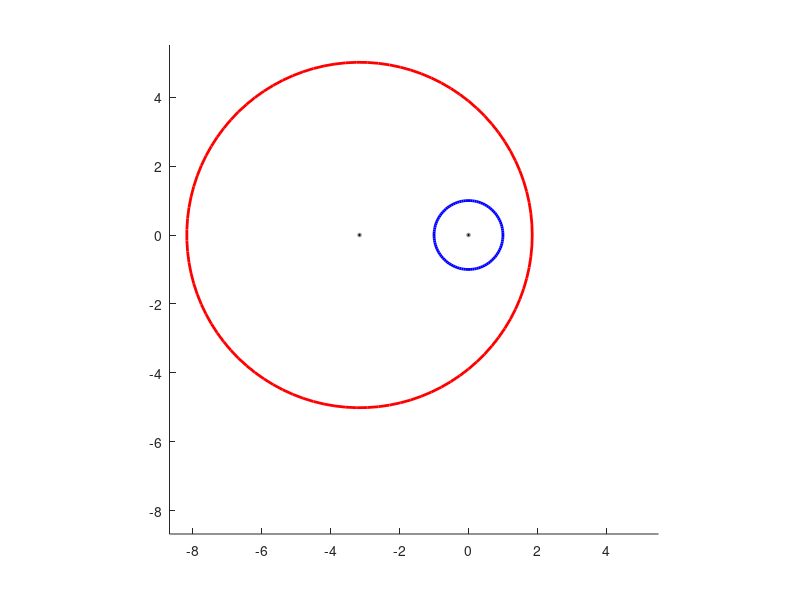
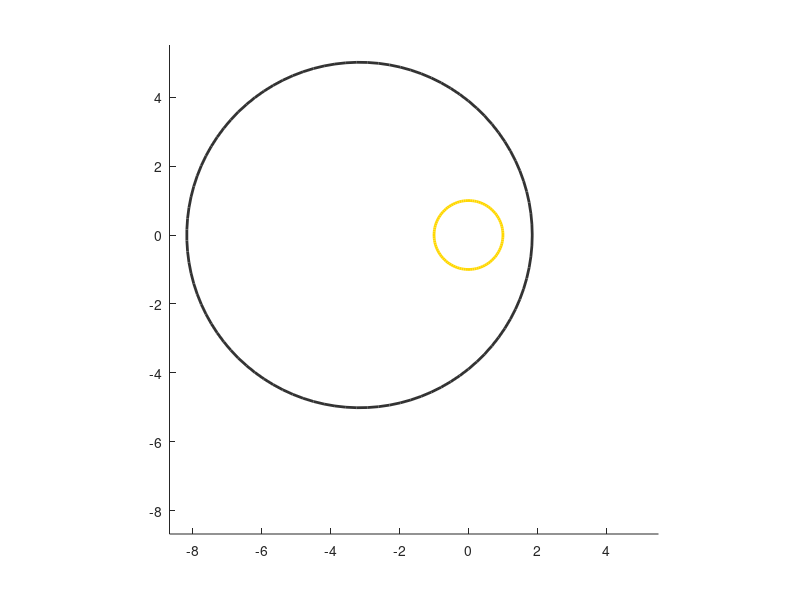

The MATLAB source for these figures, in order: (Note: this script raises an error after producing the figures.)
%2017-03-28, EL: generates Fig. 6A-B. Fig. 6-fig. sup. 1
% dependencies: stepDL.m, stepLD.m
% uses arrow.m and export_fig.m from FileExchange

close all;
clear all;

%export
TOEXP = 0;

%what is the radius of the night circle? how far apart are the circles? 
R=10^[0.7];
X=10^[0.5];

%at what angles (in degrees) do you want to draw L and D steps?
%NOTE: do not set theta==0 here. 360 is OK. 
thetaSteps = [1 60:60:360]; %in degrees

%colors of day/night circles and arrows
nightCol = [0.2 0.2 0.2];
dayCol = [255 215 0]./255;
arrowCol = 'r';

% day limit cycle is centered at the origin and has unit radius
xL = 0;
yL = 0;
rL = 1;
% WLOG, night limit cycle has radius R and is displaced along the x-axis X
xD = -X;
yD = 0;
rD = R;

% simulation parameters
deltaTheta = 89;  %degrees; MJR has 14
Lstep = zeros(length(1:deltaTheta:360),2);
Dstep = zeros(length(1:deltaTheta:360),2);

%% simulate D step function
fLD_only = figure();
% boxmin = min(-rL*1.1+xL,-rD*1.1+xD);
% boxmax = max(max(xL+rL*1.1,xD + rD*1.1), max(rL,rD)*1.1);

%set axis limits
minX = min(-rL*1.1+xL,-rD*1.1+xD);
minY = min(-rL*1.1, -rD*1.1);
boxmin = min(minX, minY);

maxX = max(rL*1.1+xL,rD*1.1+xD);
maxY = max(1.1*[rL, rD]);
boxmax = max(maxX, maxY);

axis([boxmin boxmax boxmin boxmax]); 

axis square
hold on
viscircles([xL yL], rL * 1, 'edgecolor', 'b');
%viscircles([xL yL], rL * .95, 'color','w');
viscircles([xD yD], rD * 1, 'edgecolor','r');
%viscircles([xD yD], rD * .95, 'color','w');
%viscircles([xL yL], rL * .95, 'color','w');
viscircles([xL yL], rL * 0.025,'edgecolor','k'); %draw center dots
viscircles([xD yD], rL * 0.025,'edgecolor','k');
hold off

%%
fLtoD_arrows = figure();
axis([boxmin boxmax boxmin boxmax]); 
axis equal
hold on
viscircles([xL yL], rL * 1, 'edgecolor', dayCol);
%viscircles([xL yL], rL * .95, 'color','w');
viscircles([xD yD], rD * 1, 'edgecolor',nightCol);
%viscircles([xD yD], rD * .95, 'color','w');

i = 1;
for theta=thetaSteps
    % calculate initial point on day limit cycle
    x0 = xL + rL * cos(theta*2*pi/360);
    y0 = yL + rL * sin(theta*2*pi/360);
    
    % assuming instantaneous attraction to dark limit cycle, find new angle
    xjump = x0 - xD; %center of D circle is (xD, 0)
    yjump = y0;
    
    if abs(yjump) > 0
       newTheta = atand(yjump/xjump);
       xf1 = xD + rD * cos(newTheta*2*pi/360);
       yf1 = yD + rD * sin(newTheta*2*pi/360);
       xf2 = xD - rD * cos(newTheta*2*pi/360);
       yf2 = yD - rD * sin(newTheta*2*pi/360); 
       % i'm too lazy to figure out a good way to decide which branch of
       % arctangent should be used, so just test which is closest to the
       % original point.
       dist1 = (xf1 - x0)^2 + (yf1 - y0)^2;
       dist2 = (xf2 - x0)^2 + (yf2 - y0)^2;
       
       if dist1 < dist2
          xf = xf1;
          yf = yf1;
       else
          xf = xf2;
          yf = yf2;
          if newTheta > 0
             newTheta = newTheta + 180;
          else
             newTheta = newTheta - 180;
          end
          
       end
       
       Dstep(i,1) = theta;
       Dstep(i,2) = newTheta - theta;
       if Dstep(i,2) < -180
           Dstep(i,2) = Dstep(i,2) + 360;
       end
        if Dstep(i,2) > 180
           Dstep(i,2) = Dstep(i,2) - 360;
       end
      
       %plot jump
       %line([x0 xf], [y0 yf]);
       arrow([x0 y0], [xf yf], ...
           'Length', 10,'Width',0.5,...
           'baseangle',75,'tipangle',10,...
           'color',arrowCol,'linewidth',0.5);
    end
    
    %only increment if took a step
    i = i + 1;
end

%delete last row if didn't get to it b/c deltaTheta doesn't divide into 360
if Dstep(end,1) < Dstep(end-1,1)
    Dstep(end,:) = [];
end
hold off

grid off;
axis off;
set(gca,'color','w');
figSize=[0 0 2*3.25 2*2.1];
figName=['_R' num2str(log10(R)) '_X' num2str(log10(X))];
set(fLtoD_arrows,'units','inches','color','w','position',figSize);

if TOEXP == 1
export_fig([getDate('yyyy-mm-dd') figName '_arrowsLD_' getDate('HH.MM.SS') '.pdf'], '-cmyk',...
    '-painters',fLtoD_arrows);
end

%% repeat for the L step (arrows are off)
fDtoL_arrows = figure();
% %set axis limits
% minX = min(-rL*1.1+xL,-rD*1.1+xD);
% minY = min(-rL*1.1, -rD*1.1);
% boxmin = min(minX, minY);
% 
% maxX = max(rL*1.1+xL,rD*1.1+xD);
% maxY = max(1.1*[rL, rD]);
% boxmax = max(maxX, maxY);

axis([boxmin boxmax boxmin boxmax]); 
axis equal;

hold on
viscircles([xL yL], rL * 1, 'edgecolor', dayCol);
%viscircles([xL yL], rL * .95, 'edgecolor','w');
viscircles([xD yD], rD * 1, 'edgecolor', nightCol);
%viscircles([xD yD], rD * .95, 'edgecolor','w');
arrowCol = 'b';

i = 1;
for theta=thetaSteps
    % calculate initial point on night limit cycle
    x0 = xD + rD * cos(theta*2*pi/360);
    y0 = yD + rD * sin(theta*2*pi/360);
    
    % assuming instantaneous attraction to light limit cycle, find new angle
    xjump = x0; %center of L circle is (0,0)
    yjump = y0;
    
    if abs(yjump) > 0
       newTheta = atand(yjump/xjump);
       xf1 = xL + rL * cos(newTheta*2*pi/360);
       yf1 = yL + rL * sin(newTheta*2*pi/360);
       xf2 = xL - rL * cos(newTheta*2*pi/360);
       yf2 = yL - rL * sin(newTheta*2*pi/360); 
       % i'm too lazy to figure out a good way to decide which branch of
       % arctangent should be used, so just test which is closest to the
       % original point.
       dist1 = (xf1 - x0)^2 + (yf1 - y0)^2;
       dist2 = (xf2 - x0)^2 + (yf2 - y0)^2;
       
       if dist1 < dist2
          xf = xf1;
          yf = yf1;
       else
          xf = xf2;
          yf = yf2;
          if newTheta > 0
             newTheta = newTheta + 180;
          else
             newTheta = newTheta - 180;
          end
          
       end
       Lstep(i,1) = theta;
       Lstep(i,2) = newTheta - theta;
       if Lstep(i,2) <= -180
           Lstep(i,2) = Lstep(i,2) + 360;
       end
       if Lstep(i,2) > 180
           Lstep(i,2) = Lstep(i,2) - 360;
       end
       %plot jump
       arrow([x0 y0], [xf yf],...
           'Length', 10,'Width',0.5,...
           'baseangle',75,'tipangle',10,...
           'color',arrowCol,'linewidth',1);
       %plot(x0,y0,'co');
       i = i + 1;
    end
   
end

grid off;
axis off;
set(gca,'color','w');
set(fDtoL_arrows,'units','inches','color','w',...
    'position',figSize);

if TOEXP == 1
export_fig([getDate('yyyy-mm-dd') figName 'arrowsDL_' getDate('HH.MM.SS') '.pdf'], '-cmyk',...
    '-painters',fDtoL_arrows);
end

%delete last row if didn't get to it b/c deltaTheta doesn't divide into 360
if Lstep(end,1) < Lstep(end-1,1)
    Lstep(end,:) = [];
end
hold off

%% plot one example of how angles are computed for one D fun

arrowCol = 'r';

%set axis limits
minX = min(-rL*1.1+xL,-rD*1.1+xD);
minY = min(-rL*1.1, -rD*1.1);
boxmin = min(minX, minY);

maxX = max(rL*1.1+xL,rD*1.1+xD);
maxY = max(1.1*[rL, rD]);
boxmax = max(maxX, maxY);

axis([boxmin boxmax boxmin boxmax]); 
hold off

fExample_Shift = figure();
axis([boxmin boxmax boxmin boxmax]); 
axis square
hold on
viscircles([xL yL], rL * 1, 'edgecolor', dayCol,'linewidth',2);
viscircles([xD yD], rD * 1, 'edgecolor',nightCol,'linewidth',2);

for theta=75
    % calculate initial point on day limit cycle
    x0 = xL + rL * cos(theta*2*pi/360);
    y0 = yL + rL * sin(theta*2*pi/360);
    
    % assuming instantaneous attraction to dark limit cycle, find new angle
    xjump = x0 - xD; %center of D circle is (xD, 0)
    yjump = y0;
    
    if abs(yjump) > 0
       newTheta = atand(yjump/xjump);
       xf1 = xD + rD * cos(newTheta*2*pi/360);
       yf1 = yD + rD * sin(newTheta*2*pi/360);
       xf2 = xD - rD * cos(newTheta*2*pi/360);
       yf2 = yD - rD * sin(newTheta*2*pi/360); 
       % i'm too lazy to figure out a good way to decide which branch of
       % arctangent should be used, so just test which is closest to the
       % original point.
       dist1 = (xf1 - x0)^2 + (yf1 - y0)^2;
       dist2 = (xf2 - x0)^2 + (yf2 - y0)^2;
       
       if dist1 < dist2
          xf = xf1;
          yf = yf1;
       else
          xf = xf2;
          yf = yf2;
          if newTheta > 0
             newTheta = newTheta + 180;
          else
             newTheta = newTheta - 180;
          end
          
       end
       
       Dstep(i,1) = theta;
       Dstep(i,2) = newTheta - theta;
       if Dstep(i,2) < -180
           Dstep(i,2) = Dstep(i,2) + 360;
       end
        if Dstep(i,2) > 180
           Dstep(i,2) = Dstep(i,2) - 360;
       end
      
       %plot jump
       arrow([x0 y0], [xf yf], 'Length', 20, 'Width', 2, 'color',arrowCol);
    end
end

%plot angle on L circle
plot([xL xL+rL],[yL, yL],'k','linewidth',1);
plot([xL x0], [yL, y0], 'k','linewidth',1);

%plot angle on D circle
plot([xD xD+rD], [yD yD], 'k','linewidth',1);
plot([xD xf], [yD yf], 'k','linewidth',1);
set(gca,'color','w');

%plot center of L circle
%plot(xL,yL,'o','markersize',4,'markerfacecolor','b','markeredgecolor','none');

axis off;
grid off;

set(fExample_Shift,'units','inches','position',[0 0 2*3.25 2*2.1],'color','w');

if TOEXP == 1
export_fig([getDate('yyyy-mm-dd') '_exampleDeltaTheta_' ...
    getDate() '.pdf'],'-cmyk','-painters',fExample_Shift);
end